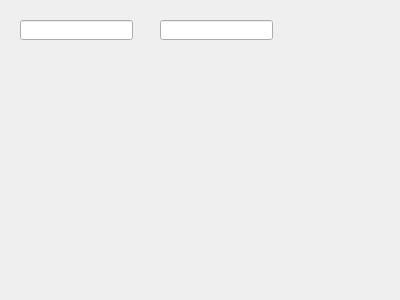
<?xml version="1.0" encoding="UTF-8"?>
<ui version="4.0">
 <class>manage_passenger</class>
 <widget class="QWidget" name="manage_passenger">
  <property name="geometry">
   <rect>
    <x>0</x>
    <y>0</y>
    <width>400</width>
    <height>300</height>
   </rect>
  </property>
  <property name="windowTitle">
   <string>Form</string>
  </property>
  <widget class="QLineEdit" name="nameEdit">
   <property name="geometry">
    <rect>
     <x>20</x>
     <y>20</y>
     <width>113</width>
     <height>20</height>
    </rect>
   </property>
  </widget>
  <widget class="QLineEdit" name="nameEdit_2">
   <property name="geometry">
    <rect>
     <x>160</x>
     <y>20</y>
     <width>113</width>
     <height>20</height>
    </rect>
   </property>
  </widget>
 </widget>
 <resources/>
 <connections/>
</ui>
